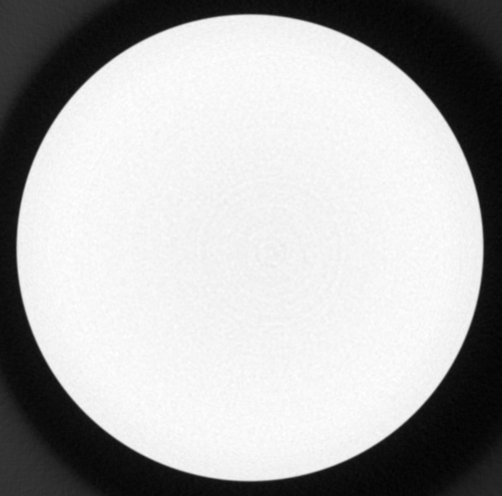
#> input picture img/Circle.tif, 502 x 496 px, found by its file name
$ python otsu.py
#> lines starting #> are read from the running program, lines starting #| are printed output that depends on the picture; after the words box and inside, x2 and y2 are one past the last pixel; in counts of white or black regions, pixels touching at a corner belong together
import matplotlib.pyplot as plt
from skimage import io
from skimage.filters import threshold_otsu
import numpy as np

# Load 16-bit grayscale image (replace with your file path)
# filename = 'test_image.tif'  # Supports TIFF, PNG - use .tif for 16-bit
filename = 'img\\Circle.tif'  # Supports TIFF, PNG - use .tif for 16-bit
image = io.imread(filename, as_gray=True)
#> image is the input picture: shape (496, 502) uint16; min 334, max 65535, mean 44804.3

# Ensure it's 16-bit uint16
print(f"Image loaded: {filename}")
print(f"Shape: {image.shape}, Dtype: {image.dtype}, Range: [{image.min():.0f}, {image.max():.0f}]")
#| Shape: (496, 502), Dtype: uint16, Range: [334, 65535]

# Compute Otsu threshold
thresh = threshold_otsu(image)
#> thresh = 34036
print(f"Otsu threshold value: {thresh:.2f}")
#| Otsu threshold value: 34036.00

# Binarize
binary = image > thresh
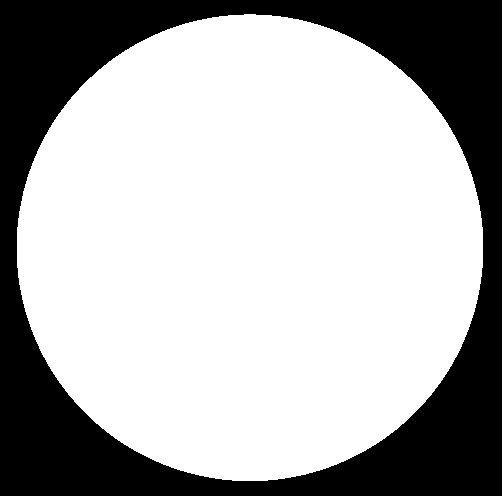
#> binary: shape (496, 502) bool; 68.7% white; 1 black region, box (x1, y1, x2, y2) and area: (0, 0, 502, 496) 77900

# Plot results
fig, axes = plt.subplots(ncols=3, figsize=(10, 3.5))
ax = axes.ravel()

ax[0].imshow(image, cmap=plt.cm.gray)
ax[0].set_title('Original 16-bit')
ax[0].axis('off')

ax[1].hist(image.ravel(), bins=1024)  # More bins for 16-bit data
ax[1].set_title('Histogram')
ax[1].axvline(thresh, color='r', linewidth=2)
ax[1].set_xlim(0, image.max())

ax[2].imshow(binary, cmap=plt.cm.gray)
ax[2].set_title(f'Thresholded (T={thresh:.0f})')
ax[2].axis('off')

plt.tight_layout()
plt.show()
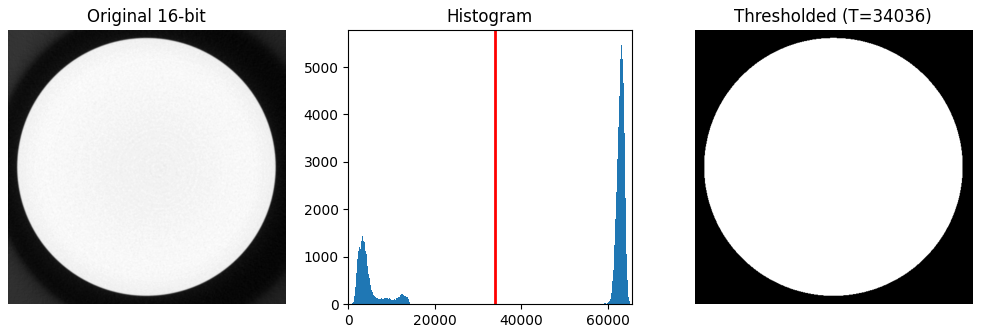
#> figure drawn by matplotlib, 3 panels; panel 2: tallest bar 5499 high, from x = 63242.8 to 63306.5
